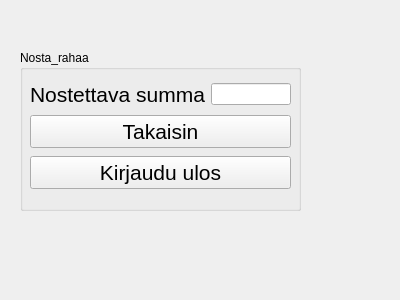
<?xml version="1.0" encoding="UTF-8"?>
<ui version="4.0">
 <class>Nosta_rahaa</class>
 <widget class="QWidget" name="Nosta_rahaa">
  <property name="geometry">
   <rect>
    <x>0</x>
    <y>0</y>
    <width>400</width>
    <height>300</height>
   </rect>
  </property>
  <property name="windowTitle">
   <string>Form</string>
  </property>
  <widget class="QGroupBox" name="groupBox">
   <property name="geometry">
    <rect>
     <x>20</x>
     <y>50</y>
     <width>281</width>
     <height>161</height>
    </rect>
   </property>
   <property name="title">
    <string>Nosta_rahaa</string>
   </property>
   <widget class="QWidget" name="">
    <property name="geometry">
     <rect>
      <x>10</x>
      <y>30</y>
      <width>261</width>
      <height>111</height>
     </rect>
    </property>
    <layout class="QVBoxLayout" name="verticalLayout">
     <item>
      <layout class="QHBoxLayout" name="horizontalLayout">
       <item>
        <widget class="QLabel" name="label_Nostettava_summa">
         <property name="font">
          <font>
           <pointsize>16</pointsize>
          </font>
         </property>
         <property name="text">
          <string>Nostettava summa</string>
         </property>
        </widget>
       </item>
       <item>
        <widget class="QLineEdit" name="lineEdit_Nostettava_summa"/>
       </item>
      </layout>
     </item>
     <item>
      <widget class="QPushButton" name="pushButton_Takaisin">
       <property name="font">
        <font>
         <pointsize>16</pointsize>
        </font>
       </property>
       <property name="text">
        <string>Takaisin</string>
       </property>
      </widget>
     </item>
     <item>
      <widget class="QPushButton" name="pushButton_Kirjaudu_ulos">
       <property name="font">
        <font>
         <pointsize>16</pointsize>
        </font>
       </property>
       <property name="text">
        <string>Kirjaudu ulos</string>
       </property>
      </widget>
     </item>
    </layout>
   </widget>
  </widget>
 </widget>
 <resources/>
 <connections/>
</ui>
